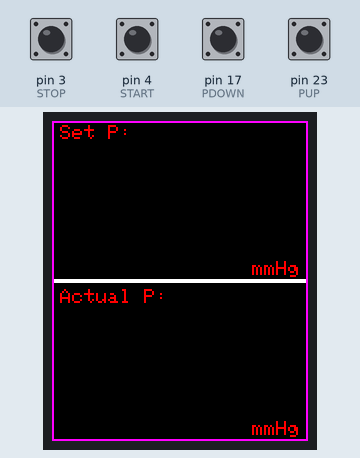
Simulated run of this sketch. Board: Arduino Mega 2560, built with avr-gcc and run on an emulated ATmega2560. Parts: 128×160 colour display. Inputs (shaded band) come from the test bench; at power-on: pin 3 (STOP), pin 4 (START), pin 17 (PDOWN), pin 23 (PUP) HIGH. What the sketch prints to the serial monitor is not drawn.

Above: at 1.3 s.

The sketch:

intussasist_handheld.ino
```cpp
// (licence header left out)
// This Teensy3 native optimized version requires specific pins
#define sclk 13  // SCLK can also use pin 14
#define mosi 11  // MOSI can also use pin 7
#define cs   10  // CS & DC can use pins 2, 6, 9, 10, 15, 20, 21, 22, 23
#define dc   9   //  but certain pairs must NOT be used: 2+10, 6+9, 20+23, 21+22
#define rst  8   // RST can use any pin
#define sdcs 12   // CS for SD card, can use any pin
#define START 4
#define STOP 3
#define PUP 23
#define PDOWN 17 //3
#define STARTCOM 0x1
#define STOPCOM 0x2
#define PUPCOM 0x3
#define PDOWNCOM 0x4

#include <Adafruit_GFX.h>    // Core graphics library
#include <Adafruit_ST7735.h> // Hardware-specific library
#include <SPI.h>
#include <math.h>

#if defined(__SAM3X8E__)
#undef __FlashStringHelper::F(string_literal)
#define F(string_literal) string_literal
#endif

// Option 1: use any pins but a little slower
//Adafruit_ST7735 tft = Adafruit_ST7735(cs, dc, mosi, sclk, rst);

// Option 2: must use the hardware SPI pins
// (for UNO thats sclk = 13 and sid = 11) and pin 10 must be
// an output. This is much faster - also required if you want
// to use the microSD card (see the image drawing example)
Adafruit_ST7735 tft = Adafruit_ST7735(cs, dc, rst);
float p = 3.1415926;

//GLOBAL VARS
int setP = NAN;
int actP = NAN;
int drawnSetP = NAN;
int drawnActP = NAN;

unsigned long latchstart = millis();
unsigned long latchstop = millis();
unsigned long latchpup = millis();
unsigned long latchpdown = millis();

bool runningV = false;
bool runningDraw = false;


//FUNCTION TO DRAW BORDER
void drawBorder(uint16_t color) {
  tft.drawFastHLine(0, 0, 128, color);
  tft.drawFastHLine(0, 159, 128, color);
  tft.drawFastVLine(0, 0, 160, color);
  tft.drawFastVLine(127, 0, 160, color);
}


void setup(void) {
  pinMode(sdcs, INPUT_PULLUP);  // don't touch the SD card
  Serial.begin(9600);
//  Serial.print("hello!");

  // Our supplier changed the 1.8" display slightly after Jan 10, 2012
  // so that the alignment of the TFT had to be shifted by a few pixels
  // this just means the init code is slightly different. Check the
  // color of the tab to see which init code to try. If the display is
  // cut off or has extra 'random' pixels on the top & left, try the
  // other option!
  // If you are seeing red and green color inversion, use Black Tab

  // If your TFT's plastic wrap has a Black Tab, use the following:
  tft.initR(INITR_BLACKTAB);   // initialize a ST7735S chip, black tab
  // If your TFT's plastic wrap has a Red Tab, use the following:
  //tft.initR(INITR_REDTAB);   // initialize a ST7735R chip, red tab
  // If your TFT's plastic wrap has a Green Tab, use the following:
  //tft.initR(INITR_GREENTAB); // initialize a ST7735R chip, green tab

//  Serial.println("init");

  uint16_t time = millis();
  time = millis() - time;
//  Serial.println("done");

  //DRAW BASICS
  //background
  tft.fillScreen(ST7735_BLACK);

  //centerline
  tft.drawFastHLine(0, 79, 128, ST7735_WHITE);
  tft.drawFastHLine(0, 80, 128, ST7735_WHITE);
  tft.setTextWrap(false);

  //set pressure
  char toPrint[8] = "Set P:";
  tft.setTextColor(ST7735_RED);
  tft.setTextSize(1);
  tft.setCursor(4, 2);
  tft.println(toPrint);

  //actual pressure
  char toPrint1[20] = "Actual P:";
  tft.setTextColor(ST7735_RED);
  tft.setTextSize(1);
  tft.setCursor(4, 84);
  tft.println(toPrint1);

  //mmHg
  char toPrint2[20] = "mmHg";
  tft.setTextColor(ST7735_RED);
  tft.setTextSize(1);
  tft.setCursor(100, 70);
  tft.println(toPrint2);
  tft.setCursor(100, 150);
  tft.println(toPrint2);

  //border
  drawBorder(ST7735_MAGENTA);


  //set up inputs
  //other buttons fail to off
  pinMode(START, INPUT_PULLUP);
  pinMode(STOP, INPUT_PULLUP);
  pinMode(PUP, INPUT_PULLUP);
  pinMode(PDOWN, INPUT_PULLUP);


}

void loop() {
  //INCOMING SERIAL DATA
  while(Serial.available()>1){
    byte byte1 = Serial.read();
    byte byte2 = Serial.read();
    int control = (byte1&0xF0)>>4;
    int val = ((byte1&0x0F)<<8)+byte2;
    if(control==1){
      actP=val;
    }
    if(control==2){
      setP=val;
    }
    if(control==3){
      runningV=false;
    }
    if(control==4){
      runningV=true;
    }
  }


  //STOP BUTTON
  if (digitalRead(STOP) == LOW && (millis()-300)>latchstop) {
    //Serial.println("stop");
    Serial.write(STOPCOM);
    latchstop = millis();
  }

  //PRESSURE DOWN BUTTON
  if (digitalRead(START) == LOW && (millis()-300)>latchstart) {
    Serial.write(STARTCOM);
    latchstart = millis();
  }

  //PRESSURE UP BUTTON
  if (digitalRead(PUP) == LOW && (millis()-300)>latchpup) {
    Serial.write(PUPCOM);
    latchpup = millis();
  }

  //START BUTTON
  if (digitalRead(PDOWN) == LOW && (millis()-300)>latchpdown) {
    Serial.write(PDOWNCOM);
    latchpdown = millis();
  }

  //REDRAW SET P
  if (setP != drawnSetP) {
    char toPrint[3];
    sprintf(toPrint, "%.3i", setP);
    tft.fillRect(2, 15 , 122, 56, ST7735_BLACK);
    tft.setTextColor(ST7735_BLUE);
    drawnSetP = setP;
    tft.setTextSize(7);
    tft.setCursor(4, 15);
    tft.println(toPrint);
  }

  //REDRAW ACT P
  if (actP != drawnActP) {
    char toPrint[3];
    sprintf(toPrint, "%.3i", actP);
    tft.fillRect(2, 95 , 122, 56, ST7735_BLACK);
    tft.setTextColor(ST7735_BLUE);
    drawnActP = actP;
    tft.setTextSize(7);
    tft.setCursor(4, 95);
    tft.println(toPrint);
  }

  //REDRAW BORDER
  if (runningV != runningDraw) {
    if (runningV) {
      drawBorder(ST7735_GREEN);
    }
    else {
      drawBorder(ST7735_MAGENTA);
    }
    runningDraw = runningV;
  }
}
```
